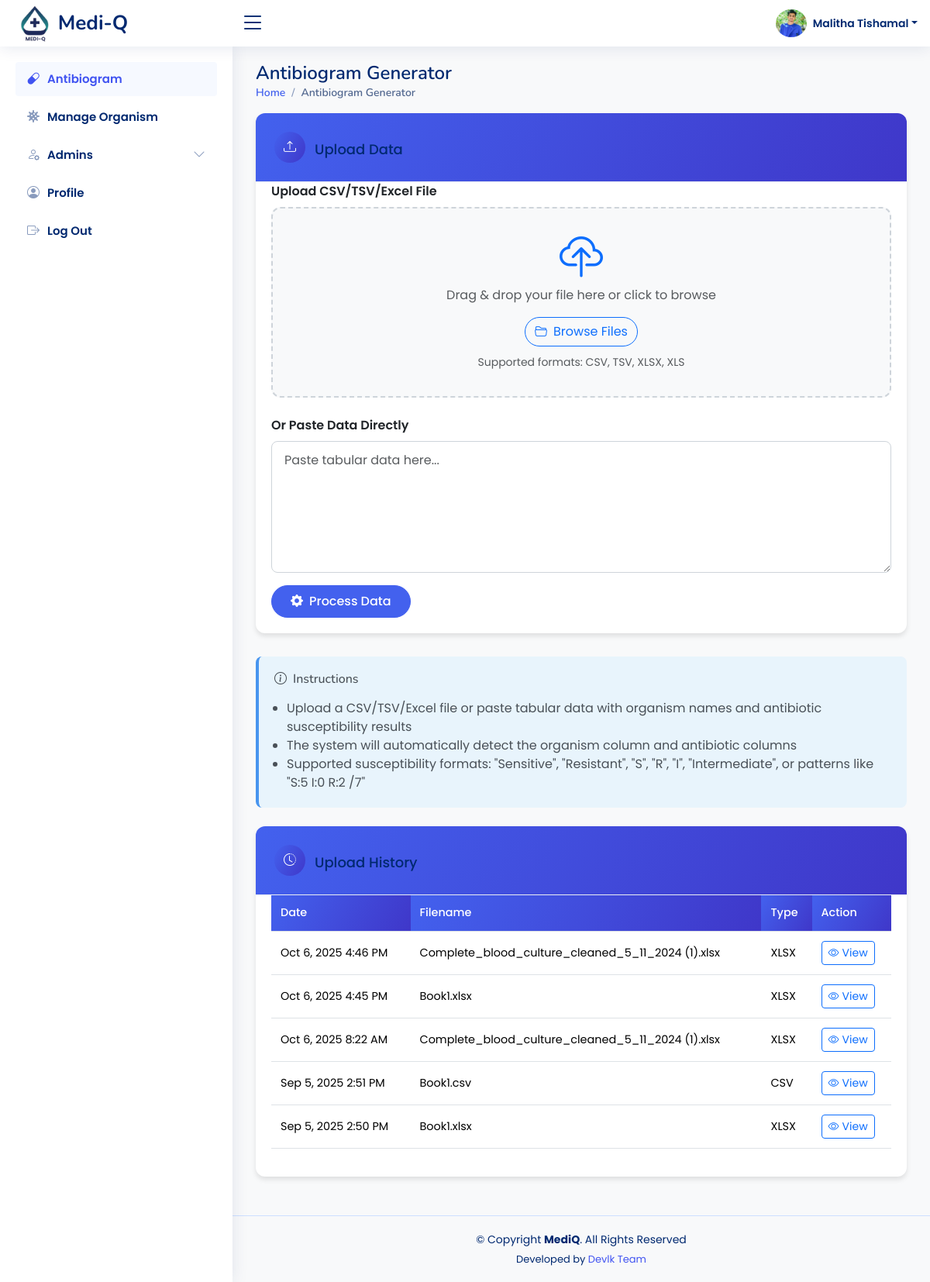
/super-admin/index.odd.v1.php (signed in), run on an earlier commit of the app's database.
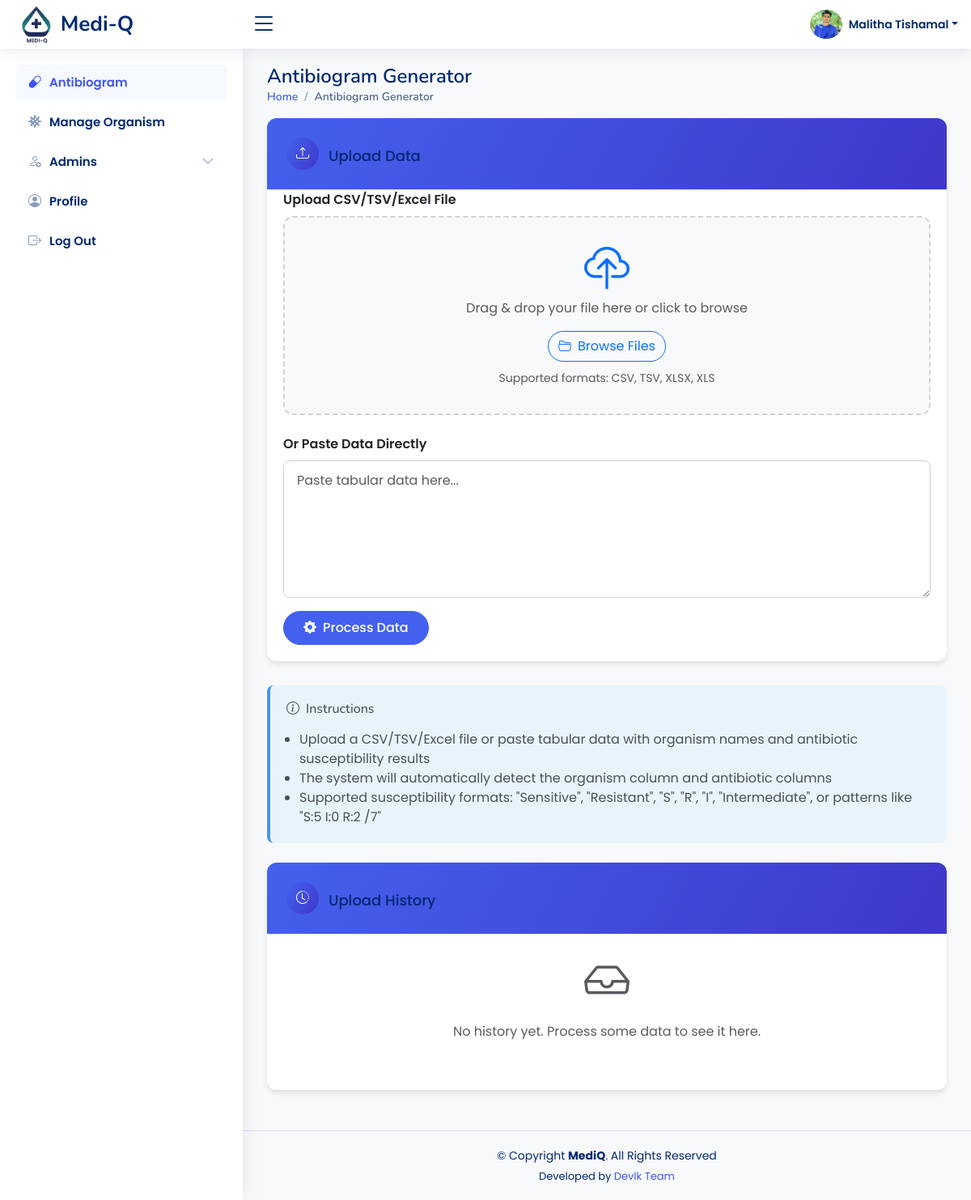
And on a later commit of the database.
### tables this page shows
CREATE TABLE `antibiogram_reports` (
  `id` int(11) NOT NULL,
  `admin_id` int(11) NOT NULL,
  `original_filename` varchar(255) DEFAULT NULL,
  `file_path` varchar(500) DEFAULT NULL,
  `pasted_data` text DEFAULT NULL,
  `infection_type_filter` varchar(50) DEFAULT NULL,
  `hospital_filter` varchar(100) DEFAULT NULL,
  `organism_group_filter` varchar(100) DEFAULT NULL,
  `upload_date` timestamp NULL DEFAULT current_timestamp()
);

### super-admin/index.odd.v1.php (the view, shortened to what the changed rows need)
<?php
require_once '../includes/db-conn.php';
$user_id = $_SESSION['admin_id'];
$create_tables_sql = "
CREATE TABLE IF NOT EXISTS antibiogram_reports (
    id INT AUTO_INCREMENT PRIMARY KEY,
    admin_id INT NOT NULL,
    original_filename VARCHAR(255) NULL,
    file_path VARCHAR(500) NULL,
    pasted_data TEXT NULL,
    upload_date TIMESTAMP DEFAULT CURRENT_TIMESTAMP,
    FOREIGN KEY (admin_id) REFERENCES admins(id) ON DELETE CASCADE
);
CREATE TABLE IF NOT EXISTS antibiogram_data (
    id INT AUTO_INCREMENT PRIMARY KEY,
    report_id INT NOT NULL,
    organism VARCHAR(255) NOT NULL,
    antibiotic VARCHAR(255) NOT NULL,
    tested_count INT NOT NULL,
    susceptible_count INT NOT NULL,
    percentage FLOAT NULL,
    FOREIGN KEY (report_id) REFERENCES antibiogram_reports(id) ON DELETE CASCADE
);
";
$conn->multi_query($create_tables_sql);
function get_report_history($conn, $user_id) {
    $stmt = $conn->prepare("SELECT id, original_filename, file_path, upload_date FROM antibiogram_reports WHERE admin_id = ? ORDER BY upload_date DESC");
    $stmt->bind_param("i", $user_id);
    $stmt->execute();
    $result = $stmt->get_result();
    $reports = $result->fetch_all(MYSQLI_ASSOC);
    return $reports;
}
$report_history = get_report_history($conn, $user_id);
?>
<!DOCTYPE html>
<html lang="en">
<head>
    <link href="https://cdn.jsdelivr.net/npm/bootstrap@5.3.0/dist/css/bootstrap.min.css" rel="stylesheet">
    <link rel="stylesheet" href="https://cdn.jsdelivr.net/npm/bootstrap-icons@1.10.0/font/bootstrap-icons.css">
    <?php include_once("../includes/css-links-inc.php"); ?>
</head>
<body>
    <main id="main" class="main">
        <div class="pagetitle">
            <h1>Antibiogram Generator</h1>
        </div>
        <section class="section">
            <div class="row">
                <div class="col-lg-12">
                    <div class="card mt-4">
                        <div class="card-body">
                            <?php if (!empty($report_history)): ?>
                            <div class="table-responsive">
                                <table class="table table-hover history-table">
                                    <thead>
                                        <tr>
                                            <th>Date</th>
                                            <th>Filename</th>
                                            <th>Type</th>
                                            <th>Action</th>
                                        </tr>
                                    </thead>
                                    <tbody>
                                        <?php foreach ($report_history as $report): ?>
                                        <tr onclick="window.location='?view_report=<?php echo $report['id']; ?>'">
                                            <td><?php echo date('M j, Y g:i A', strtotime($report['upload_date'])); ?></td>
                                            <td>
                                                <?php if ($report['original_filename']): ?>
                                                <?php echo htmlspecialchars($report['original_filename']); ?>
                                                <?php else: ?>
                                                <em>Pasted Data</em>
                                                <?php endif; ?>
                                            </td>
                                            <td>
                                                <?php if ($report['file_path']): ?>
                                                    <?php
                                                    $ext = pathinfo($report['original_filename'], PATHINFO_EXTENSION);
                                                    echo strtoupper($ext);
                                                    ?>
                                                <?php else: ?>
                                                    Text
                                                <?php endif; ?>
                                            </td>
                                            <td>
                                                <a href="?view_report=<?php echo $report['id']; ?>" class="btn btn-sm btn-outline-primary">
                                                    <i class="bi bi-eye me-1"></i>View
                                                </a>
                                            </td>
                                        </tr>
                                        <?php endforeach; ?>
                                    </tbody>
                                </table>
                            </div>
                            <?php else: ?>
                            <div class="text-center py-4">
                                <i class="bi bi-inbox display-4 text-muted"></i>
                                <p class="text-muted mt-3">No history yet. Process some data to see it here.</p>
                            </div>
                            <?php endif; ?>
                        </div>
                    </div>
                </div>
            </div>
        </section>
    </main>
</body>
</html>

What changed in the data, as far as the page shows it:
removed antibiogram_reports: upload_date "Oct 6, 2025 4:46 PM", original_filename "Complete_blood_culture_cleaned_5_11_2024 (1).xlsx", original_filename "XLSX"
removed antibiogram_reports: upload_date "Oct 6, 2025 4:45 PM", original_filename "Book1.xlsx", original_filename "XLSX"
removed antibiogram_reports: upload_date "Oct 6, 2025 8:22 AM", original_filename "Complete_blood_culture_cleaned_5_11_2024 (1).xlsx", original_filename "XLSX"
removed antibiogram_reports: upload_date "Sep 5, 2025 2:51 PM", original_filename "Book1.csv", original_filename "CSV"
removed antibiogram_reports: upload_date "Sep 5, 2025 2:50 PM", original_filename "Book1.xlsx", original_filename "XLSX"
Also different on the page:
text no longer shown: "Date Filename Type Action"
text now shown: "No history yet. Process some data to see it here."
